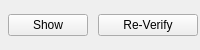
<?xml version="1.0" encoding="UTF-8"?>
<ui version="4.0">
 <class>verify_source</class>
 <widget class="QDialog" name="verify_source">
  <property name="windowModality">
   <enum>Qt::ApplicationModal</enum>
  </property>
  <property name="geometry">
   <rect>
    <x>0</x>
    <y>0</y>
    <width>200</width>
    <height>50</height>
   </rect>
  </property>
  <property name="minimumSize">
   <size>
    <width>200</width>
    <height>50</height>
   </size>
  </property>
  <property name="maximumSize">
   <size>
    <width>200</width>
    <height>50</height>
   </size>
  </property>
  <property name="windowTitle">
   <string>Verification</string>
  </property>
  <property name="modal">
   <bool>false</bool>
  </property>
  <layout class="QVBoxLayout" name="verticalLayout">
   <property name="spacing">
    <number>10</number>
   </property>
   <property name="leftMargin">
    <number>4</number>
   </property>
   <property name="topMargin">
    <number>4</number>
   </property>
   <property name="rightMargin">
    <number>4</number>
   </property>
   <property name="bottomMargin">
    <number>4</number>
   </property>
   <item>
    <layout class="QHBoxLayout" name="horizontalLayout">
     <property name="spacing">
      <number>10</number>
     </property>
     <property name="leftMargin">
      <number>4</number>
     </property>
     <property name="topMargin">
      <number>4</number>
     </property>
     <property name="rightMargin">
      <number>4</number>
     </property>
     <property name="bottomMargin">
      <number>4</number>
     </property>
     <item>
      <widget class="QPushButton" name="pushButton_show">
       <property name="focusPolicy">
        <enum>Qt::NoFocus</enum>
       </property>
       <property name="text">
        <string>Show</string>
       </property>
      </widget>
     </item>
     <item>
      <widget class="QPushButton" name="pushButton_reverify">
       <property name="minimumSize">
        <size>
         <width>100</width>
         <height>0</height>
        </size>
       </property>
       <property name="maximumSize">
        <size>
         <width>100</width>
         <height>16777215</height>
        </size>
       </property>
       <property name="focusPolicy">
        <enum>Qt::NoFocus</enum>
       </property>
       <property name="text">
        <string>Re-Verify</string>
       </property>
      </widget>
     </item>
    </layout>
   </item>
  </layout>
 </widget>
 <resources/>
 <connections/>
</ui>
